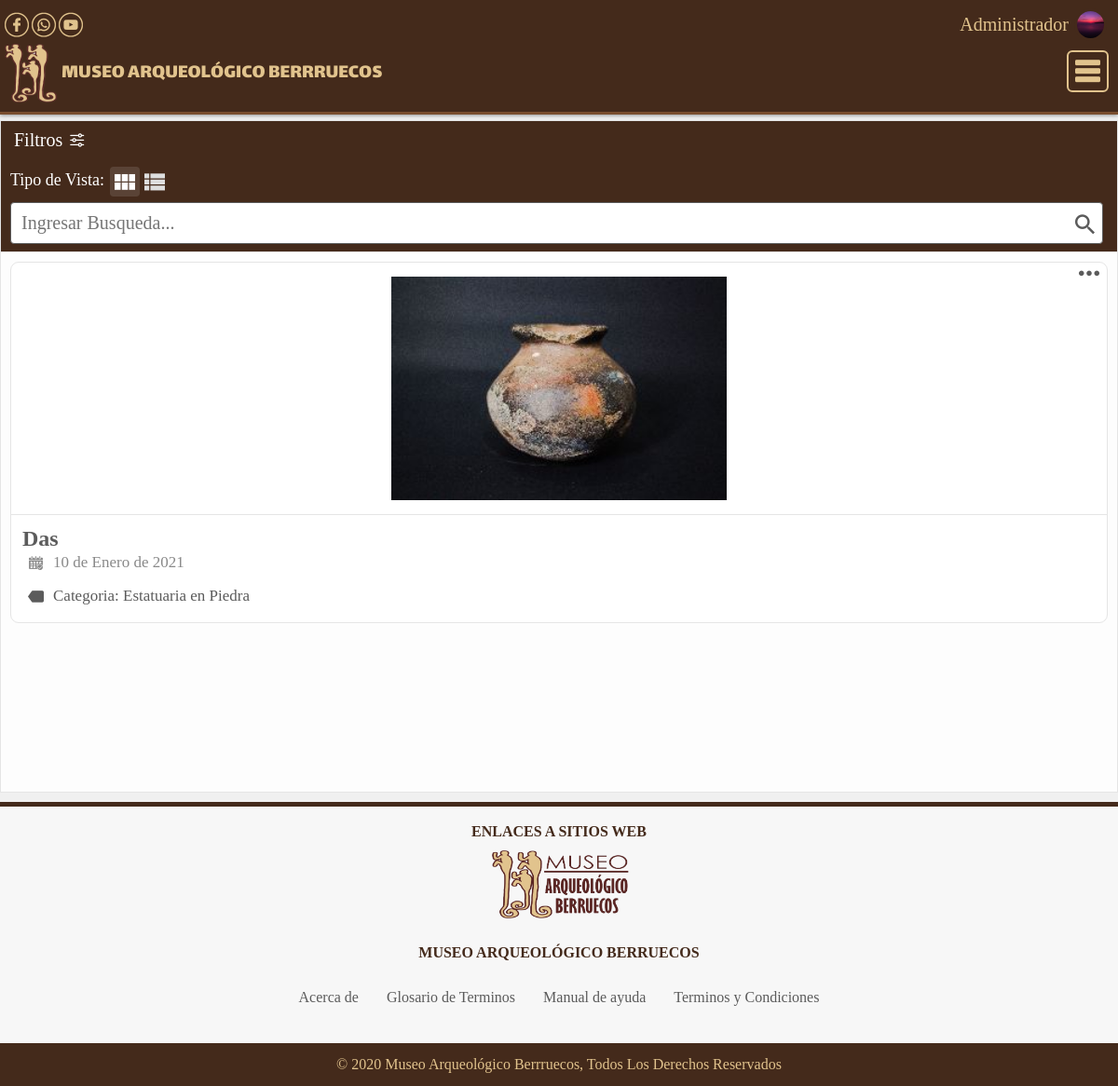
The app's page /lista_piezas (signed in) with its own data.
### tables this page shows
CREATE TABLE `piezas` (
  `id_pieza` varchar(30) NOT NULL,
  `titulo` varchar(30) NOT NULL,
  `categoria` varchar(30) NOT NULL,
  `descripcion` mediumtext NOT NULL,
  `preview` text NOT NULL,
  `tipo_preview` char(9) NOT NULL,
  `fecha_pub` datetime NOT NULL
);

### application/database/database.php (called while the page is built, shortened)
<?php
class Db{
    private $host;
    private $database;
    private $user;
    private $password;
    private $charset;
    public function __construct(){
        $this->host     = 'localhost';
        $this->database = 'db_museo';
        $this->user     = 'root';
        $this->password = "";
        $this->charset  = 'utf8mb4';
        $this->db = self::connect();
    }
    function connect(){
        try{
            $connection = "mysql:host=" . $this->host . ";dbname=" . $this->database . ";charset=" . $this->charset;
            $options = [
                PDO::ATTR_ERRMODE            => PDO::ERRMODE_EXCEPTION,
                PDO::ATTR_EMULATE_PREPARES   => false,
            ];
            $pdo = new PDO($connection, $this->user, $this->password, $options);
            $pdo->exec("SET NAMES utf8");
            return $pdo;
        }catch(PDOException $e){
            print_r('Error connection: ' . $e->getMessage());
        }
    }
}
?>

### core/models/pieza.php (called while the page is built, shortened)
<?php
include_once $_SERVER['DOCUMENT_ROOT'].'/museo/application/database/database.php';
Class Pieza extends Db{
    private $resultadosPorPagina;
    private $indice;
	public function __construct(){
		$this->resultadosPorPagina = 15;
        $this->indice = 0;
	}
	function listar(){
		$sql_count = "SELECT COUNT(*) AS total FROM piezas";
        $count = $this->db->prepare($sql_count);
        $count->execute();
        $count = $count->fetch(PDO::FETCH_OBJ)->total;
		$sql = "SELECT * FROM piezas LIMIT :since, :numero";
		$query = $this->db->prepare($sql);
        $query->execute(['since' => $this->indice, 'numero' => $this->resultadosPorPagina]);
		$collect = Null;
		while($row = $query->fetchObject()){
		    $collect[] = $row;
		}
		return $collect;
	}
    function calcularPaginas($count){
        $this->nResultados  = $count;
    }
}
?>

### application/settings.php (called while the page is built, shortened)
<?php
	$months = ['Enero','Febrero','Marzo','Abril','Mayo','Junio','Julio','Agosto','Septiembre','Octubre','Noviembre','Diciembre'];
	function to_fecha_str($fecha){
		global $months;
		$fecha = substr($fecha,0,10);
		$fecha = explode('-', $fecha);
		$yy = $fecha[0];
		$month = $fecha[1];
		$day = $fecha[2];
		$fecha = $day.' de '.$months[$month-1].' de '.$yy;
		return $fecha;
	}
	function type_multimedia($url){
		$url = explode('/', $url);
		$nombre = end($url);
		$nombre = explode('.', $nombre);
		$extension = end($nombre);
		$extension = trim($extension);
		$extension = strtolower($extension);
		if ($extension == 'jpg' || $extension == 'png' || $extension == 'jpeg') {
			$type = 'image';
		} else if ($extension == 'mp4' || $extension == 'ogg' || $extension == 'webm') {
			$type = 'video';
		} else if ($extension == 'mp3' || $extension == 'wav'){
			$type = 'audio';
		} else {
			$type = 'other';
		}
		return $type;
	}
 ?>

### views/inicio/lista_piezas.php (the view, shortened to what this page needs)
<?php
require_once $_SERVER['DOCUMENT_ROOT']."/museo/application/settings.php";
require_once MODELS.'pieza.php';
require_once VIEWS.'templates/head.php';
include VIEWS.'templates/header.php';
$categoria = (isset($_GET['categoria'])) ? $_GET['categoria'] : '';
$busqueda = (isset($_GET['busqueda'])) ? $_GET['busqueda'] : '';
$obj_pieza = new Pieza();
if ($categoria != '' || $busqueda != '') {
	$array = $obj_pieza->filtrar($categoria,$busqueda);
} else {
	$array = $obj_pieza->listar();
}
?>
<main>
	<div class="main">
	<?php if (isset($_SESSION['usuario'])){
		$tipo_usuario = $_SESSION['usuario']->tipo_usuario;
	?>
	<form id="form_lista_piezas" class="flex" method="POST" action="<?php echo CONTROLLERS?>inicio/c_lista_piezas.php">
		<div class="content_filtros">
			<div class="r_filtros responsive_movil_on <?php echo $get_on ?>">
				<span>Filtros</span>
				<i class="icon-filled-filtros r_filtros_arrow"></i>
			</div>
		</div>
		<div id="contenido" class="contenido contenido_g">
			<div class="busqueda busqueda_g">
				<div class="vista">
					<span>Tipo de Vista:</span>
					<i class="icon-filled-galeria vista_grid active"></i>
					<i class="icon-filled-lista vista_lista"></i>
				</div>
				<div class="div_busqueda">
					<input type="text" name="busqueda" placeholder="Ingresar Busqueda..." value="<?php echo $busqueda ?>" />
					<i class="icon-filled-lupa" onclick="javascript:$('#lista_articulos').submit();"></i>
				</div>
			</div>
			<div class="productos_g">
				<?php
				if ($array !== False){
					if ($array !== Null) {
						foreach ($array as $key => $row) {
							$fecha = to_fecha_str($row->fecha_pub);
						?>
						<div id="<?php echo $key?>" class="info_producto_g parent_me_elemento" id_data="<?php echo $row->id_pieza?>" url_data="c_eliminar_pieza">
							<div class="img">
								<?php
								$type = type_multimedia($row->preview);
								if ($type == 'image') { ?>
									<img src="<?php echo $row->preview?>" />
								<?php } else { ?>
									<video>
										<source src="<?php echo $row->preview?>" type="video/mp4">Your browser does not support HTML5 video
									</video>
								<?php } ?>
							</div>
							<div class="caracteristicas">
								<h2><?php echo ucfirst($row->titulo) ?></h2>
								<p class="fecha responsive_movil_on"><i class="icon-filled-calendario-b"></i><?php echo $fecha ?></p>
								<p class="categoria"><i class="icon-filled-label"></i>Categoria: <?php echo $row->categoria ?></p>
							</div>
							<?php if ($tipo_usuario === 'administrador'){ ?>
							<div class="menu_elemento">
								<div class="me_icon"><i class="icon-filled-ellipsis"></i></div>
							</div>
							<?php } ?>
						</div>
						<?php
						}
					}else{
						include VIEWS.'templates/empty.php';
					}
				}else{
					include VIEWS.'templates/not_found.php';
				}
				?>
			</div>
		</div>
	</form>
	<?php
		}else{
			echo '<div class="contenido">';
			include VIEWS.'templates/init_session.php';
			echo '</div>';
		}
	?>
	</div>
</main>
<?php
include VIEWS.'templates/footer.php';
include VIEWS.'templates/foot.php';
?>

### records on screen
piezas: preview (picture), titulo "Das", fecha_pub "10 de Enero de 2021", categoria "Estatuaria en Piedra"

### other values on screen
$str_nombre "Administrador"
NOMBRE_APP "Museo"
